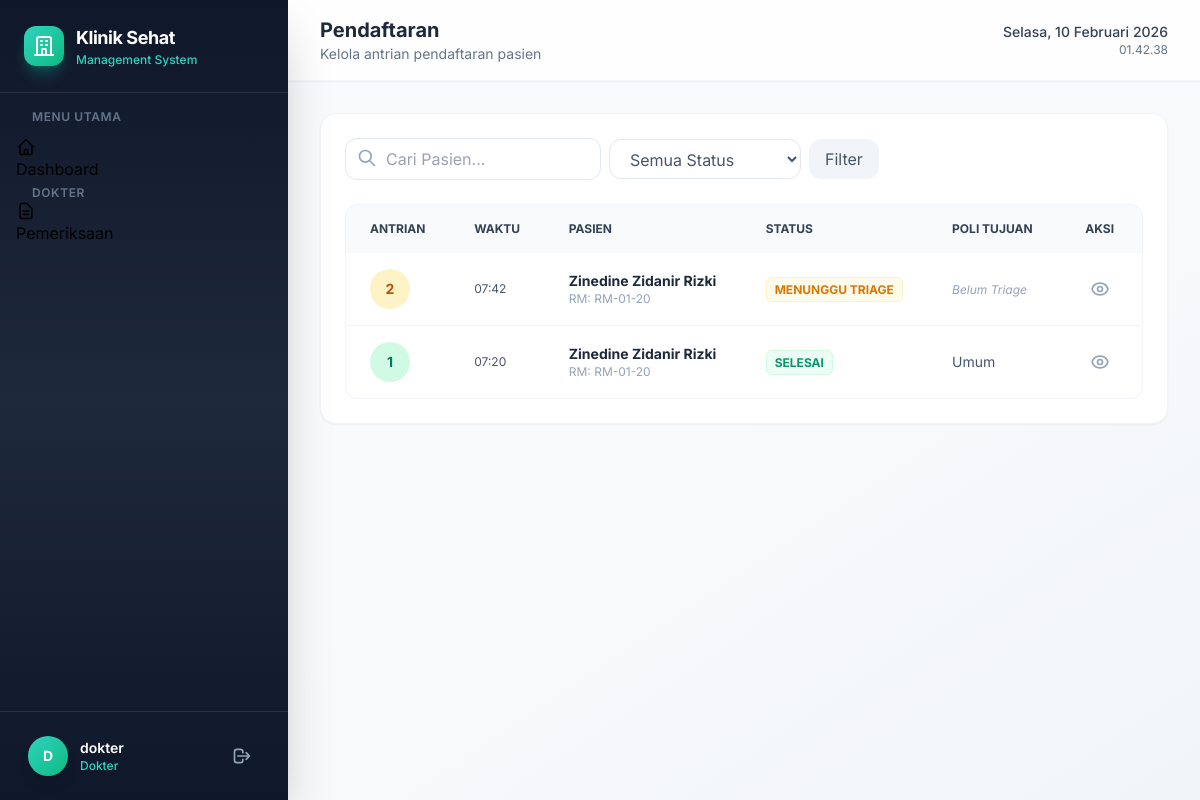
The page /registrations/ (signed in) on the database its author committed.
### clinic_auth/models.py (models this page shows, shortened)
class User(AbstractUser):
    ROLE_CHOICES = [
        ("admin", "Admin"),
        ("loket", "Loket"),
        ("ugd", "UGD"),
        ("dokter", "Dokter"),
        ("farmasi", "Farmasi"),
    ]
    role = models.CharField(max_length=20, choices=ROLE_CHOICES, default="loket")
    phone = models.CharField(max_length=20, blank=True)
    class Meta:
        db_table = "users"

### registrations/models.py (models this page shows, shortened)
class Registration(models.Model):
    STATUS_CHOICES = [
        ("waiting_triage", "Menunggu Triage"),
        ("in_triage", "Sedang Triage"),
        ("waiting_exam", "Menunggu Pemeriksaan"),
        ("in_exam", "Sedang Diperiksa"),
        ("waiting_pharmacy", "Menunggu Farmasi"),
        ("completed", "Selesai"),
        ("cancelled", "Dibatalkan"),
    ]
    patient = models.ForeignKey(
        Patient,
        on_delete=models.CASCADE,
        related_name="registrations",
        verbose_name="Pasien",
    )
    queue_number = models.PositiveIntegerField(verbose_name="No. Antrian")
    status = models.CharField(
        max_length=20,
        choices=STATUS_CHOICES,
        default="waiting_triage",
        verbose_name="Status",
    )
    notes = models.TextField(blank=True, verbose_name="Catatan")
    created_at = models.DateTimeField(auto_now_add=True)
    updated_at = models.DateTimeField(auto_now=True)
    class Meta:
        db_table = "registrations"
        ordering = ["-created_at"]
        verbose_name = "Registrasi"
        verbose_name_plural = "Registrasi"

### patients/models.py (models this page shows, shortened)
class Patient(models.Model):
    GENDER_CHOICES = [
        ("L", "Laki-laki"),
        ("P", "Perempuan"),
    ]
    medical_record_number = models.CharField(
        max_length=20, unique=True, verbose_name="No. Rekam Medis"
    )
    name = models.CharField(max_length=100, verbose_name="Nama Lengkap")
    birth_date = models.DateField(verbose_name="Tanggal Lahir")
    gender = models.CharField(
        max_length=10, choices=GENDER_CHOICES, verbose_name="Jenis Kelamin"
    )
    address = models.TextField(verbose_name="Alamat")
    phone = models.CharField(max_length=20, verbose_name="No. Telepon")
    created_at = models.DateTimeField(auto_now_add=True)
    updated_at = models.DateTimeField(auto_now=True)
    class Meta:
        db_table = "patients"
        ordering = ["-created_at"]
        verbose_name = "Pasien"
        verbose_name_plural = "Pasien"

### triage/models.py (models this page shows, shortened)
class Triage(models.Model):
    URGENCY_CHOICES = [
        ("low", "Rendah"),
        ("medium", "Sedang"),
        ("high", "Tinggi"),
        ("critical", "Kritis"),
    ]
    registration = models.OneToOneField(
        Registration,
        on_delete=models.CASCADE,
        related_name="triage",
        verbose_name="Registrasi",
    )
    complaint = models.TextField(verbose_name="Keluhan")
    blood_pressure = models.CharField(
        max_length=20, blank=True, verbose_name="Tekanan Darah"
    )
    temperature = models.DecimalField(
        max_digits=4, decimal_places=1, null=True, blank=True, verbose_name="Suhu (°C)"
    )
    heart_rate = models.PositiveIntegerField(
        null=True, blank=True, verbose_name="Detak Jantung"
    )
    weight = models.DecimalField(
        max_digits=5,
        decimal_places=1,
        null=True,
        blank=True,
        verbose_name="Berat Badan (kg)",
    )
    height = models.DecimalField(
        max_digits=5,
        decimal_places=1,
        null=True,
        blank=True,
        verbose_name="Tinggi Badan (cm)",
    )
    urgency_level = models.CharField(
        max_length=20,
        choices=URGENCY_CHOICES,
        default="low",
        verbose_name="Tingkat Urgensi",
    )
    referred_polyclinic = models.ForeignKey(
        Polyclinic, on_delete=models.CASCADE, verbose_name="Poli Tujuan"
    )
    assessed_by = models.ForeignKey(
        settings.AUTH_USER_MODEL,
        on_delete=models.SET_NULL,
        null=True,
        verbose_name="Petugas",
    )
    created_at = models.DateTimeField(auto_now_add=True)
    class Meta:
        db_table = "triages"
        ordering = ["-created_at"]
        verbose_name = "Triage"
        verbose_name_plural = "Triage"

### polyclinics/models.py (models this page shows, shortened)
class Polyclinic(models.Model):
    name = models.CharField(max_length=100, verbose_name="Nama Poli")
    description = models.TextField(blank=True, null=True, verbose_name="Deskripsi")
    is_active = models.BooleanField(default=True, verbose_name="Aktif")
    created_at = models.DateTimeField(auto_now_add=True)
    updated_at = models.DateTimeField(auto_now=True)
    class Meta:
        db_table = "polyclinics"
        ordering = ["name"]
        verbose_name = "Poliklinik"
        verbose_name_plural = "Poliklinik"

### registrations/views.py (the view)
# urls.py: path("", views.RegistrationListView.as_view(), name="registration-list"),
class RegistrationListView(RoleRequiredMixin, ListView):
    allowed_roles = ["loket", "ugd", "dokter", "farmasi"]
    model = Registration
    template_name = "registrations/list.html"
    context_object_name = "registrations"
    paginate_by = 20
    def get_queryset(self):
        qs = super().get_queryset().select_related("patient")
        search = self.request.GET.get("search", "")
        if search:
            qs = qs.filter(
                Q(patient__name__icontains=search)
                | Q(patient__medical_record_number__icontains=search)
            )
        status = self.request.GET.get("status", "")
        if status:
            qs = qs.filter(status=status)
        return qs

### clinic_auth/mixins.py (called while the page is built)
    def test_func(self):
        if not self.request.user.is_authenticated:
            return False
        if self.request.user.role == "admin":
            return True
        return self.request.user.role in self.allowed_roles

### templates/registrations/list.html (shortened to what this page needs)
{% extends 'base.html' %}
{% block page_title %}Pendaftaran{% endblock %}
{% block page_subtitle %}Kelola antrian pendaftaran pasien{% endblock %}
{% block content %}
<div class="bg-white rounded-2xl p-6 shadow-sm border border-slate-100">
    <div class="flex flex-col md:flex-row md:items-center justify-between gap-4 mb-6">
        <form method="get" class="flex items-center gap-2 flex-wrap md:flex-nowrap w-full md:w-auto">
            <div class="relative w-full md:w-64">
                <input type="text" name="search" value="{{ request.GET.search }}" placeholder="Cari Pasien..."
                    class="w-full pl-10 pr-4 py-2 rounded-xl border border-slate-200 focus:ring-2 focus:ring-teal-500 focus:border-transparent transition-all">
                <svg class="w-5 h-5 text-slate-400 absolute left-3 top-2.5" fill="none" stroke="currentColor" viewBox="0 0 24 24">
                    <path stroke-linecap="round" stroke-linejoin="round" stroke-width="2" d="M21 21l-6-6m2-5a7 7 0 11-14 0 7 7 0 0114 0z"/>
                </svg>
            </div>
            <select name="status" class="w-full md:w-48 px-4 py-2 rounded-xl border border-slate-200 focus:ring-2 focus:ring-teal-500 transition-all text-slate-600 bg-white">
                <option value="">Semua Status</option>
            </select>
            <button type="submit" class="w-full md:w-auto px-4 py-2 bg-slate-100 text-slate-600 rounded-xl hover:bg-slate-200 transition-colors">
                Filter
            </button>
        </form>
    </div>
    <div class="overflow-x-auto rounded-xl border border-slate-100">
        <table class="w-full text-left text-sm text-slate-600">
            <thead class="bg-slate-50 text-slate-700 font-semibold uppercase text-xs">
                <tr>
                    <th class="px-6 py-4">Antrian</th>
                    <th class="px-6 py-4">Waktu</th>
                    <th class="px-6 py-4">Pasien</th>
                    <th class="px-6 py-4">Status</th>
                    <th class="px-6 py-4">Poli Tujuan</th>
                    <th class="px-6 py-4 text-center">Aksi</th>
                </tr>
            </thead>
            <tbody class="divide-y divide-slate-100">
                {% for reg in registrations %}
                <tr class="hover:bg-slate-50 transition-colors">
                    <td class="px-6 py-4">
                        <span class="inline-flex items-center justify-center w-10 h-10 rounded-full font-bold
                            {% if reg.status == 'waiting_triage' %}bg-amber-100 text-amber-700
                            {% elif reg.status == 'completed' %}bg-emerald-100 text-emerald-700
                            {% else %}bg-blue-100 text-blue-700{% endif %}">
                            {{ reg.queue_number }}
                        </span>
                    </td>
                    <td class="px-6 py-4 text-xs">{{ reg.created_at|date:"H:i" }}</td>
                    <td class="px-6 py-4">
                        <div class="font-bold text-slate-800">{{ reg.patient.name }}</div>
                        <div class="text-xs text-slate-400">RM: {{ reg.patient.medical_record_number }}</div>
                    </td>
                    <td class="px-6 py-4">
                        <span class="px-2 py-1 rounded-md text-xs font-bold uppercase
                            {% if reg.status == 'waiting_triage' %}bg-amber-50 text-amber-600 border border-amber-100
                            {% elif reg.status == 'completed' %}bg-emerald-50 text-emerald-600 border border-emerald-100
                            {% elif reg.status == 'cancelled' %}bg-red-50 text-red-600 border border-red-100
                            {% else %}bg-blue-50 text-blue-600 border border-blue-100{% endif %}">
                            {{ reg.get_status_display }}
                        </span>
                    </td>
                    <td class="px-6 py-4">
                        {% if reg.triage %}
                            {{ reg.triage.referred_polyclinic.name }}
                        {% else %}
                            <span class="text-slate-400 italic text-xs">Belum Triage</span>
                        {% endif %}
                    </td>
                    <td class="px-6 py-4 text-center">
                        <div class="flex items-center justify-center gap-2">
                            <a href="{% url 'registration-detail' reg.pk %}" class="p-2 text-slate-400 hover:text-teal-600 hover:bg-teal-50 rounded-lg transition-all" title="Detail">
                            </a>
                        </div>
                    </td>
                </tr>
                {% empty %}
                <tr>
                    <td colspan="6" class="px-6 py-12 text-center text-slate-500 italic bg-slate-50/50 rounded-lg">
                        Tidak ada antrian saat ini.
                    </td>
                </tr>
                {% endfor %}
            </tbody>
        </table>
    </div>
</div>
{% endblock %}

### templates/base.html (shortened to what this page needs)
{% load static %}
<!DOCTYPE html>
<html lang="id" class="h-full">
<head>
    <script src="https://cdn.tailwindcss.com"></script>
    <link href="https://cdn.jsdelivr.net/npm/heroicons@2.0.18/heroicons.min.css" rel="stylesheet">
</head>
<body class="h-full bg-gradient-to-br from-slate-50 via-gray-50 to-slate-100">
    {% if user.is_authenticated %}
    <div class="flex h-screen overflow-hidden">
        <aside id="sidebar" class="w-72 bg-gradient-to-b from-slate-900 via-slate-800 to-slate-900 flex flex-col shadow-2xl z-30 transition-all duration-300 flex-shrink-0">
            <div class="p-6 border-b border-white/10">
                <div class="flex items-center gap-3">
                    <div class="w-10 h-10 rounded-xl bg-gradient-to-br from-teal-400 to-emerald-500 flex items-center justify-center shadow-lg shadow-teal-500/30">
                        <svg class="w-6 h-6 text-white" fill="none" stroke="currentColor" viewBox="0 0 24 24">
                            <path stroke-linecap="round" stroke-linejoin="round" stroke-width="2" d="M19 21V5a2 2 0 00-2-2H7a2 2 0 00-2 2v16m14 0h2m-2 0h-5m-9 0H3m2 0h5M9 7h1m-1 4h1m4-4h1m-1 4h1m-5 10v-5a1 1 0 011-1h2a1 1 0 011 1v5m-4 0h4"/>
                        </svg>
                    </div>
                    <div>
                        <h1 class="text-lg font-bold text-white tracking-tight">Klinik Sehat</h1>
                        <p class="text-xs text-teal-400 font-medium">Management System</p>
                    </div>
                </div>
            </div>
            <nav class="flex-1 p-4 space-y-1 overflow-y-auto">
                <p class="text-xs font-semibold text-slate-500 uppercase tracking-wider px-4 mb-3">Menu Utama</p>
                <a href="{% url 'dashboard' %}" class="sidebar-link {% if request.resolver_match.url_name == 'dashboard' %}active{% endif %}">
                    <svg class="w-5 h-5" fill="none" stroke="currentColor" viewBox="0 0 24 24"><path stroke-linecap="round" stroke-linejoin="round" stroke-width="2" d="M3 12l2-2m0 0l7-7 7 7M5 10v10a1 1 0 001 1h3m10-11l2 2m-2-2v10a1 1 0 01-1 1h-3m-6 0a1 1 0 001-1v-4a1 1 0 011-1h2a1 1 0 011 1v4a1 1 0 001 1m-6 0h6"/></svg>
                    Dashboard
                </a>
                {% if user.role == 'admin' or user.role == 'dokter' %}
                <p class="text-xs font-semibold text-slate-500 uppercase tracking-wider px-4 mt-6 mb-3">Dokter</p>
                <a href="{% url 'examination-list' %}" class="sidebar-link {% if 'examination' in request.resolver_match.url_name %}active{% endif %}">
                    <svg class="w-5 h-5" fill="none" stroke="currentColor" viewBox="0 0 24 24"><path stroke-linecap="round" stroke-linejoin="round" stroke-width="2" d="M9 12h6m-6 4h6m2 5H7a2 2 0 01-2-2V5a2 2 0 012-2h5.586a1 1 0 01.707.293l5.414 5.414a1 1 0 01.293.707V19a2 2 0 01-2 2z"/></svg>
                    Pemeriksaan
                </a>
                {% endif %}
            </nav>
            <div class="p-4 border-t border-white/10">
                <div class="flex items-center gap-3 px-3 py-2">
                    <div class="w-10 h-10 rounded-full bg-gradient-to-br from-teal-400 to-emerald-500 flex items-center justify-center text-white font-bold text-sm shadow-lg">
                        {{ user.first_name|default:user.username|first|upper }}
                    </div>
                    <div class="flex-1 min-w-0">
                        <p class="text-sm font-semibold text-white truncate">{{ user.get_full_name|default:user.username }}</p>
                        <p class="text-xs text-teal-400 font-medium">{{ user.get_role_display }}</p>
                    </div>
                    <a href="{% url 'logout' %}" class="p-2 rounded-lg text-slate-400 hover:text-red-400 hover:bg-white/10 transition-all" title="Logout">
                        <svg class="w-5 h-5" fill="none" stroke="currentColor" viewBox="0 0 24 24"><path stroke-linecap="round" stroke-linejoin="round" stroke-width="2" d="M17 16l4-4m0 0l-4-4m4 4H7m6 4v1a3 3 0 01-3 3H6a3 3 0 01-3-3V7a3 3 0 013-3h4a3 3 0 013 3v1"/></svg>
                    </a>
                </div>
            </div>
        </aside>
        <div class="flex-1 flex flex-col overflow-hidden">
            <header class="bg-white/80 backdrop-blur-xl border-b border-slate-200/50 px-8 py-4 flex items-center justify-between shadow-sm z-20">
                <div class="flex items-center gap-4">
                    <div>
                        <h2 class="text-xl font-bold text-slate-800">{% block page_title %}Dashboard{% endblock %}</h2>
                        <p class="text-sm text-slate-500">{% block page_subtitle %}Selamat datang di Sistem Manajemen Klinik{% endblock %}</p>
                    </div>
                </div>
                <div class="flex items-center gap-3">
                    <div class="text-right hidden sm:block">
                        <p class="text-sm font-medium text-slate-700" id="current-date"></p>
                        <p class="text-xs text-slate-500" id="current-time"></p>
                    </div>
                </div>
            </header>
            <main class="flex-1 overflow-y-auto p-8">
                {% block content %}{% endblock %}
            </main>
        </div>
    </div>
    {% else %}
        {% block auth_content %}{% endblock %}
    {% endif %}
</body>
</html>

### templates/base.html (style rules this page uses)
* { font-family: 'Inter', system-ui, -apple-system, sans-serif; }
.sidebar-link { @apply flex items-center gap-3 px-4 py-3 rounded-xl text-slate-300 hover:text-white hover:bg-white/10 transition-all duration-200; }

### rows shown on the page
User: first_name|first "D", get_full_name "dokter", role "Dokter"
Registration: queue_number "2", created_at "07:42", patient.name "Zinedine Zidanir Rizki", patient.medical_record_number "RM-01-20", status "MENUNGGU TRIAGE", shows "Belum Triage"
Registration: queue_number "1", created_at "07:20", patient.name "Zinedine Zidanir Rizki", patient.medical_record_number "RM-01-20", status "SELESAI", triage.referred_polyclinic.name "Umum"
